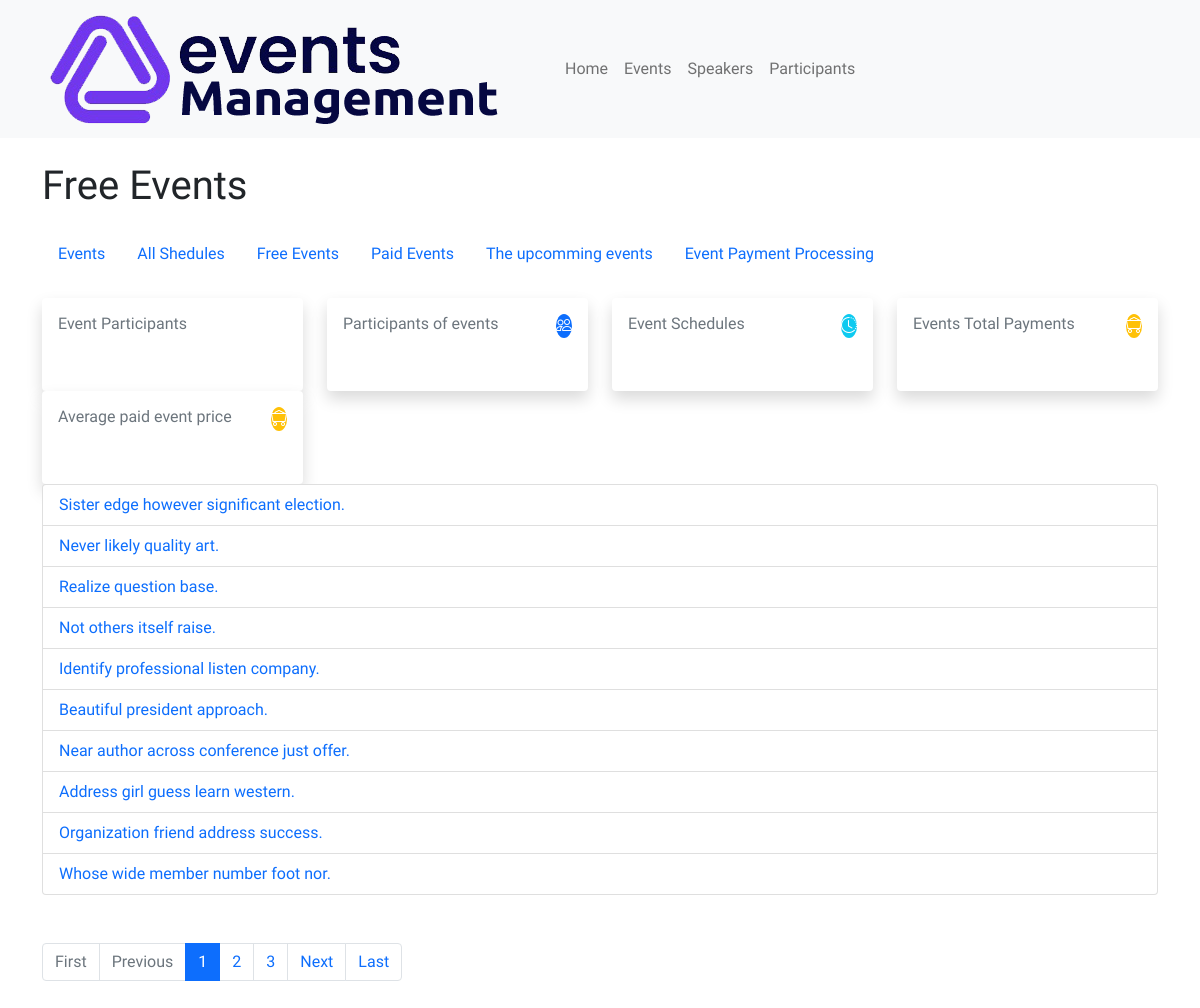
/free-events/, run on the app's committed database.
### events/models.py (models this page shows, shortened)
class Event(models.Model):
    title = models.CharField(max_length=255)
    description = models.TextField()
    start_date = models.DateTimeField()
    end_date = models.DateTimeField()
    location = models.CharField(max_length=255)
    category = models.ForeignKey(Category, on_delete=models.CASCADE)
    is_free = models.BooleanField(default=True)

### events/views.py (the view)
# urls.py: path('free-events/', views.list_free_events, name='list-free-events'),
def list_free_events(request):
    events = Event.objects.filter(is_free=True)
    paginator = Paginator(events, 10)
    page_number = request.GET.get('page')
    page_obj = paginator.get_page(page_number)
    return render(request, 'events/free.html', {'page_obj': page_obj})

### events/utils.py (called while the page is built)
def add_commas(number):
    return '{:,.2f}'.format(number)

### templates/events/free.html
{% extends "base_generic.html" %} {% block content %}
<h1 class="text-dark">Free Events</h1>
{% include 'partials/sub-header.html' %}
{% include 'partials/metrics.html' %}
<ul class="list-group">
  {% for event in page_obj %}
  <li class="list-group-item">
    <a href="{% url 'event-detail' event.title %}">{{ event.title }}</a>
  </li>
  {% empty %}
  <div>{% include 'includes/data-not-found.html' %}</div>
  {% endfor %}
</ul>
<nav class="my-5">
  <ul class="pagination">
    {% if page_obj.has_previous %}
      <li class="page-item"><a class="page-link" href="?page=1">First</a></li>
      <li class="page-item"><a class="page-link" href="?page={{ page_obj.previous_page_number }}">Previous</a></li>
    {% else %}
      <li class="page-item disabled"><a class="page-link" href="#">First</a></li>
      <li class="page-item disabled"><a class="page-link" href="#">Previous</a></li>
    {% endif %}
    {% for num in page_obj.paginator.page_range %}
      {% if num > page_obj.number|add:'-3' and num < page_obj.number|add:'3' %}
        {% if num == page_obj.number %}
          <li class="page-item active"><a class="page-link" href="?page={{ num }}">{{ num }}</a></li>
        {% else %}
          <li class="page-item"><a class="page-link" href="?page={{ num }}">{{ num }}</a></li>
        {% endif %}
      {% endif %}
    {% endfor %}
    {% if page_obj.has_next %}
      <li class="page-item"><a class="page-link" href="?page={{ page_obj.next_page_number }}">Next</a></li>
      <li class="page-item"><a class="page-link" href="?page={{ page_obj.paginator.num_pages }}">Last</a></li>
    {% else %}
      <li class="page-item disabled"><a class="page-link" href="#">Next</a></li>
      <li class="page-item disabled"><a class="page-link" href="#">Last</a></li>
    {% endif %}
  </ul>
</nav>
{% endblock %}

### static/assets/css/custom.css (style rules this page uses)
* { box-sizing: border-box; }
ul > li { list-style: none !important; list-style-type: none !important; }
body { background-color: #fff; min-height: 100vh; font-family: "Fira Sans", sans-serif; }

### static/assets/css/cards.css (style rules this page uses)
body { font-family: "Andika New Basic", sans-serif; font-size: 16px; color: #ffffff; text-rendering: optimizeLegibility; font-weight: initial; }
a, a:hover { text-decoration: none; transition: color 0.3s ease-in-out; }

### data on the page
Event: title "Sister edge however significant election."
Event: title "Never likely quality art."
Event: title "Realize question base."
Event: title "Not others itself raise."
Event: title "Identify professional listen company."
Event: title "Beautiful president approach."
Event: title "Near author across conference just offer."
Event: title "Address girl guess learn western."
Event: title "Organization friend address success."
Event: title "Whose wide member number foot nor."

### other printed values
{{ num }} "1"
{{ num }} "2" "3"
